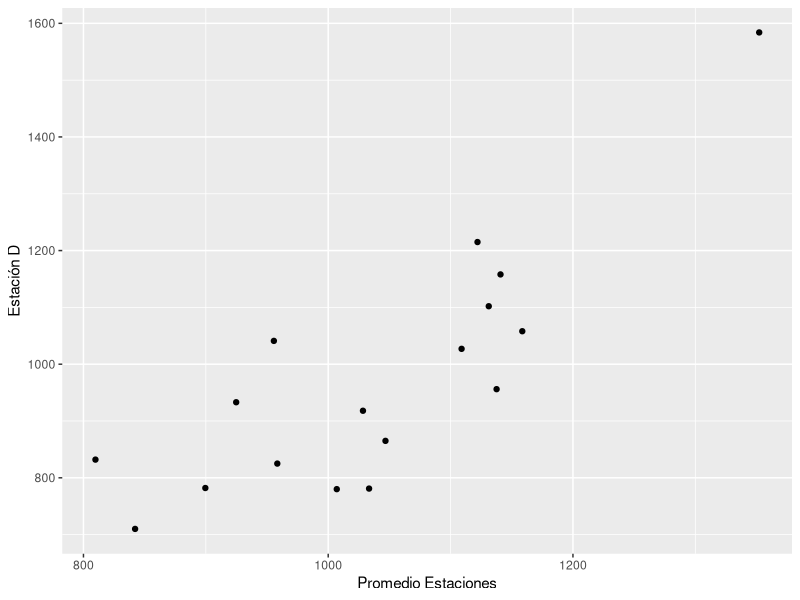
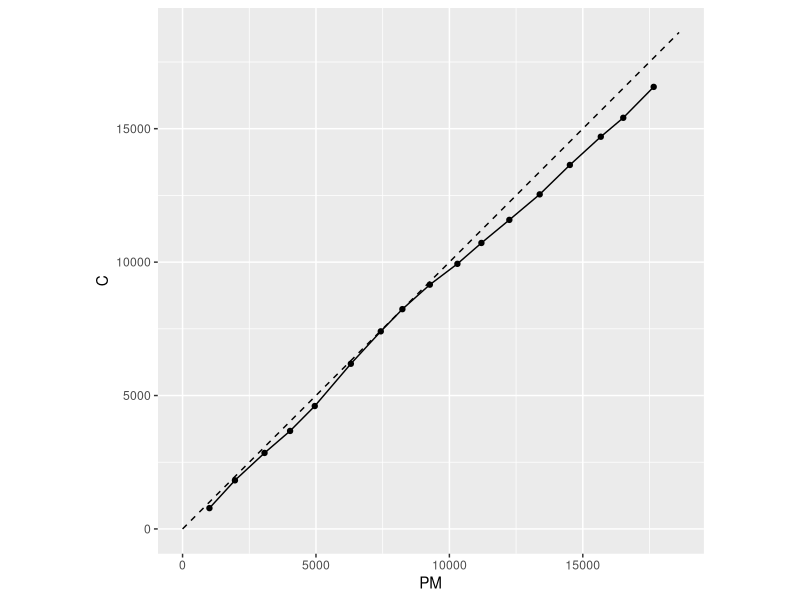
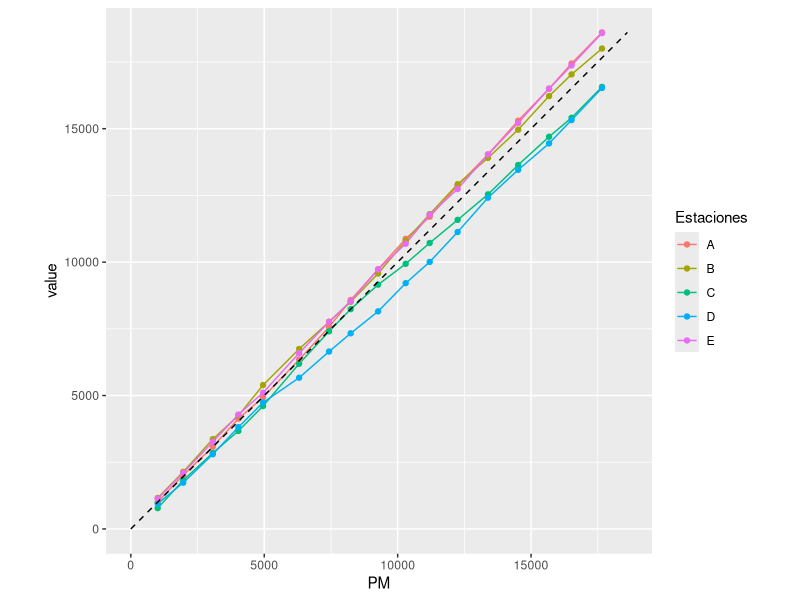
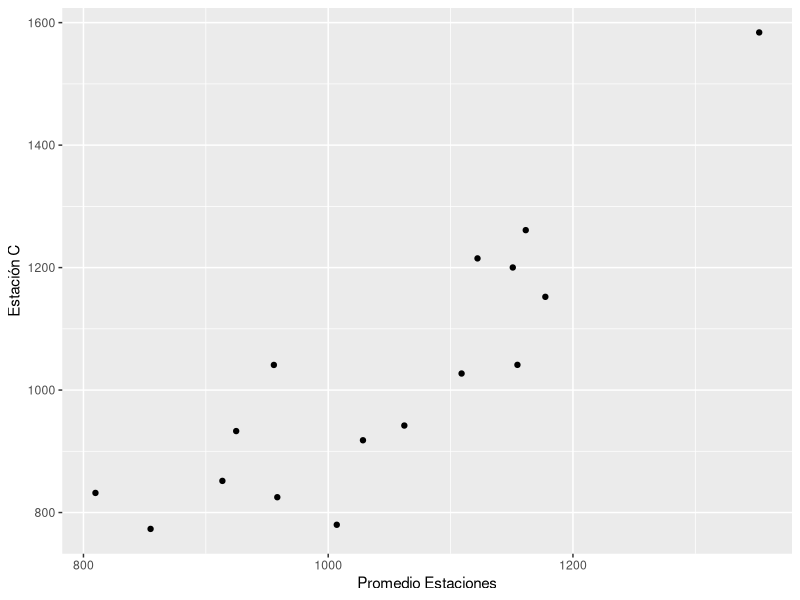
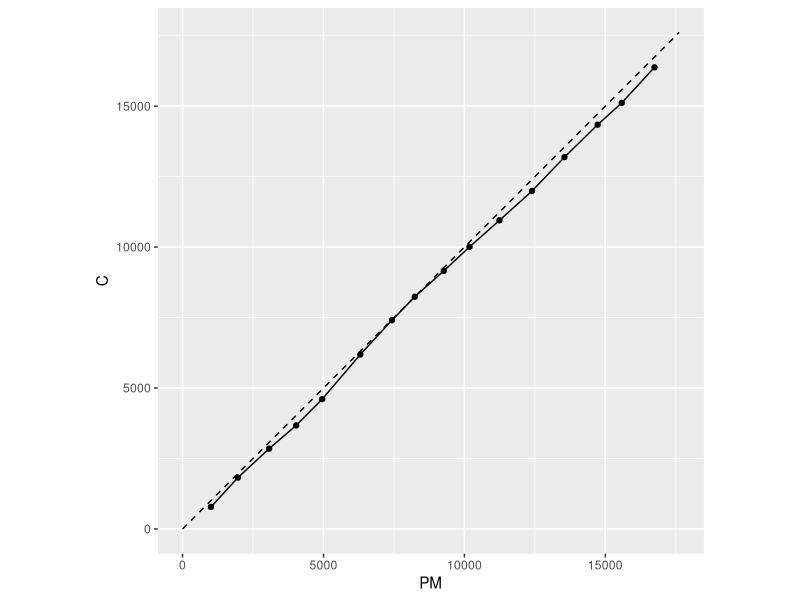

R code for these plots, in order:

# Instalar las librerias
# install.packages("readxl")
# install.packages("tibble")
# install.packages("ggplot2")
# install.packages("xts")

# Cargar las Librerias 

library(readxl)
library(tibble)
library(ggplot2)
library(xts)
library(reshape)

# Importar los datos del archivo Excel ------------------------------------

RainfallData <- read_excel("Data/RainfallData.xlsx", 
                           skip = 4)

# View(RainfallData)
# RainfallData2 <- summary(RainfallData)

RainfallData <- RainfallData %>%
  add_column(PM = rowMeans(RainfallData[-1]))

ggplot2::ggplot(data = RainfallData) + 
  geom_point(mapping = aes(PM, C)) +
  labs(x = "Promedio Estaciones",
       y = "Estación D")

RainfallData2 <- cumsum(RainfallData[,-1])
RainfallData2 <- cbind(RainfallData[,1], RainfallData2) 

a <- data.frame(a=c(1:max(RainfallData2)), 
                b=c(1:max(RainfallData2)))

ggplot(data = RainfallData2, mapping = aes(PM, C)) +
  geom_point() + geom_line() +
  geom_line(data = a, mapping = aes(a,b),linetype = "dashed") + 
  coord_fixed()

plot1 <- melt(RainfallData2[-1], id.vars = "PM", variable_name = "Estaciones")

ggplot(plot1, aes(PM,value)) + geom_line(aes(colour = Estaciones)) + 
  geom_point(aes(colour = Estaciones)) +
  geom_line(data = a, mapping = aes(a,b),linetype = "dashed") +
  coord_fixed()

# plot1 <- melt(RainfallData2[-1], id.vars = "PM", variable_name = "Estaciones")
# 
# ggplot(plot1, aes(PM,value)) + geom_point(aes(colour = Estaciones))

# Corrección de serie -----------------------------------------------------
# Mediante analisis de regresion lineal
# Seleccion

RainfallData2[,1] <- as.Date(paste(RainfallData2[,1], "01", "01",sep="-"),
                             format="%Y-%m-%d")

RainfallData2 <- xts(RainfallData2[,-1], RainfallData2[,1])
# write.csv(RainfallData2, file = "./Salidas/Data2.csv")

# Obteniendo la pendiente m1
a1 = 1970
a2 = 1978

d1 <- window(RainfallData2, 
             start = as.Date(paste(a1, "01", "01",sep="-"), 
                             format="%Y-%m-%d"), 
             end = as.Date(paste(a2, "01", "01",sep="-"),
                           format="%Y-%m-%d"))

x = d1$PM
y = d1$C

lm_rainfall = lm(y ~ 1 + x)
lm <- summary(lm_rainfall)
m1 <- lm$coefficients[2]

# Obteniendo la pendiente m2
b1=1979
b2=1986

d2 <- window(RainfallData2, 
             start = as.Date(paste(b1, "01", "01",sep="-"), 
                             format="%Y-%m-%d"), 
             end = as.Date(paste(b2, "01", "01",sep="-"),
                           format="%Y-%m-%d"))

x2 = d2$PM
y2 = d2$C

lm_rainfall2 = lm(y2 ~  -1 + x2)
lm2 <- summary(lm_rainfall2)
m2 <- lm2$coefficients[1]

# Obteniendo el factor de correción
factor = m1/m2
factor

RainfallData3 <- data.frame(RainfallData)
RainfallData3[,1] <- as.Date(paste(RainfallData3[,1], "01", "01",sep="-"),
                             format="%Y-%m-%d")

RainfallData3 <- as.xts(RainfallData3[,-1],
                        order.by = RainfallData3[,1])

RainfallData3a <- window(RainfallData3, 
                         start = as.Date(paste(a1, "01", "01",sep="-"), 
                                         format="%Y-%m-%d"), 
                         end = as.Date(paste(a2, "01", "01",sep="-"),
                                       format="%Y-%m-%d"))

RainfallData3b <- window(RainfallData3, 
                         start = as.Date(paste(b1, "01", "01",sep="-"), 
                                         format="%Y-%m-%d"), 
                         end = as.Date(paste(b2, "01", "01",sep="-"),
                                       format="%Y-%m-%d"))

RainfallData3b$C <-  RainfallData3b$C * factor

RainfallData4 <- rbind(RainfallData3a,
                       RainfallData3b[-1,])
RainfallData4$PM <- NULL
RainfallData4$PM <- rowMeans(RainfallData4)
RainfallData4

RainfallData5 <- cumsum(RainfallData4)
RainfallData5

ab<- data.frame(a=c(1:max(RainfallData5)), 
                b=c(1:max(RainfallData5)))

ggplot2::ggplot(data = RainfallData4) + 
  geom_point(mapping = aes(PM, C)) +
  labs(x = "Promedio Estaciones",
       y = "Estación C")

ggplot(data = RainfallData5, mapping = aes(PM, C)) +
  geom_point() + geom_line()+
  geom_line(data = ab, mapping = aes(a,b),
            linetype = "dashed") + coord_fixed()
